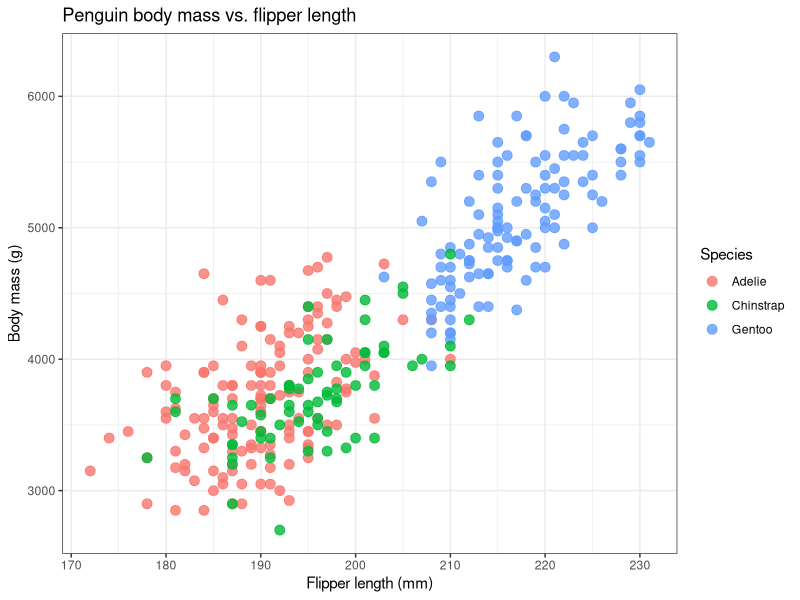
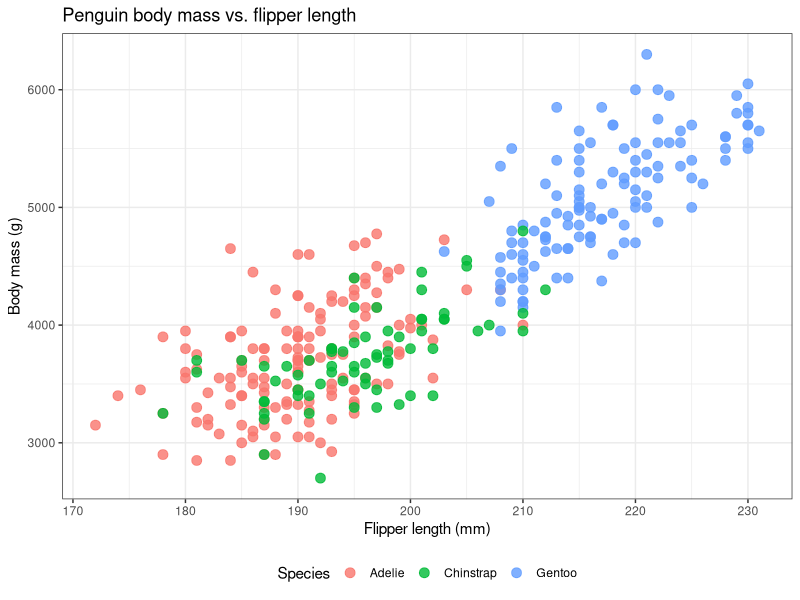
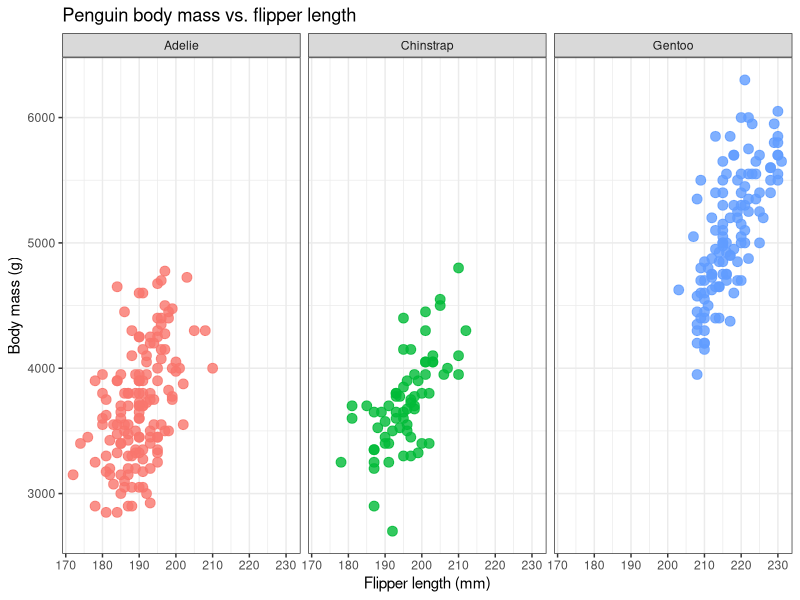
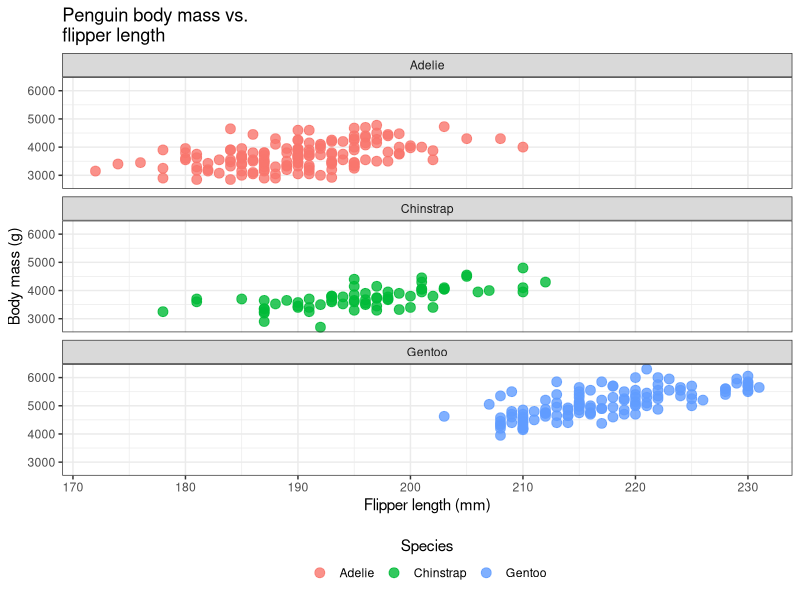

The R script that drew these images, in order:
## ---- chunk 1
#| label: setup
#| message: false
#| warning: false

library(tidyverse)
library(palmerpenguins)

penguin_scatter <- 
  penguins |>
  drop_na() |>
  ggplot(aes(x = flipper_length_mm, y = body_mass_g, color = species)) +
  geom_point(size = 3, alpha = 0.8) +
  labs(
    title = "Penguin body mass vs. flipper length",
    x = "Flipper length (mm)",
    y = "Body mass (g)",
    color = "Species"
  ) +
  theme_bw()

penguin_scatter
## ---- chunk 2
#| label: penguin-half-column
#| fig-width: 4
#| fig-height: 4

penguin_scatter_half <-
  penguin_scatter +
  theme(legend.position = "bottom")

penguin_scatter_half
## ---- chunk 3
#| label: facetted-setup
#| message: false
#| warning: false
#| fig-asp: 0.45
#| eval: true
#| 
penguin_scatter_facetted <- 
  penguin_scatter +
  facet_wrap(~species, ncol = 3) +
  guides(color = "none")

penguin_scatter_facetted
## ---- chunk 4
#| label: facetted-long-setup
#| message: false
#| warning: false
#| fig-width: 4
#| fig-asp: 2.25

penguin_scatter_facetted_long <- 
  penguin_scatter +
  facet_wrap(~species, ncol = 1) +
  labs(title = "Penguin body mass vs.\nflipper length") +
  theme(
    legend.position = "bottom",
    legend.title.position = "top",
    legend.title = element_text(hjust = .5)
  )

penguin_scatter_facetted_long
